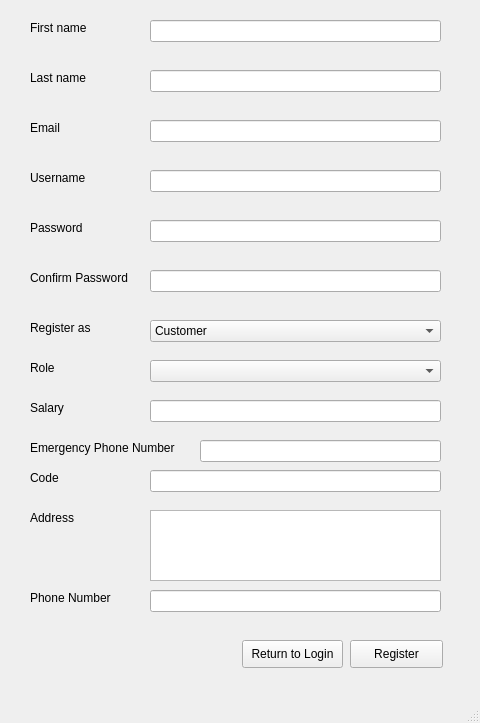
<?xml version="1.0" encoding="UTF-8"?>
<ui version="4.0">
 <class>MainWindow</class>
 <widget class="QMainWindow" name="MainWindow">
  <property name="geometry">
   <rect>
    <x>0</x>
    <y>0</y>
    <width>480</width>
    <height>723</height>
   </rect>
  </property>
  <property name="windowTitle">
   <string>User Registration</string>
  </property>
  <widget class="QWidget" name="centralwidget">
   <widget class="QLabel" name="label">
    <property name="geometry">
     <rect>
      <x>30</x>
      <y>20</y>
      <width>71</width>
      <height>16</height>
     </rect>
    </property>
    <property name="text">
     <string>First name</string>
    </property>
   </widget>
   <widget class="QLineEdit" name="firstName">
    <property name="geometry">
     <rect>
      <x>150</x>
      <y>20</y>
      <width>291</width>
      <height>22</height>
     </rect>
    </property>
   </widget>
   <widget class="QLabel" name="label_2">
    <property name="geometry">
     <rect>
      <x>30</x>
      <y>70</y>
      <width>61</width>
      <height>16</height>
     </rect>
    </property>
    <property name="text">
     <string>Last name</string>
    </property>
   </widget>
   <widget class="QLineEdit" name="lastName">
    <property name="geometry">
     <rect>
      <x>150</x>
      <y>70</y>
      <width>291</width>
      <height>22</height>
     </rect>
    </property>
   </widget>
   <widget class="QLabel" name="label_3">
    <property name="geometry">
     <rect>
      <x>30</x>
      <y>120</y>
      <width>55</width>
      <height>16</height>
     </rect>
    </property>
    <property name="text">
     <string>Email</string>
    </property>
   </widget>
   <widget class="QLineEdit" name="emailAddress">
    <property name="geometry">
     <rect>
      <x>150</x>
      <y>120</y>
      <width>291</width>
      <height>22</height>
     </rect>
    </property>
   </widget>
   <widget class="QLabel" name="label_4">
    <property name="geometry">
     <rect>
      <x>30</x>
      <y>170</y>
      <width>71</width>
      <height>16</height>
     </rect>
    </property>
    <property name="text">
     <string>Username</string>
    </property>
   </widget>
   <widget class="QLineEdit" name="userName">
    <property name="geometry">
     <rect>
      <x>150</x>
      <y>170</y>
      <width>291</width>
      <height>22</height>
     </rect>
    </property>
   </widget>
   <widget class="QLabel" name="label_5">
    <property name="geometry">
     <rect>
      <x>30</x>
      <y>220</y>
      <width>55</width>
      <height>16</height>
     </rect>
    </property>
    <property name="text">
     <string>Password</string>
    </property>
   </widget>
   <widget class="QLineEdit" name="userPass">
    <property name="geometry">
     <rect>
      <x>150</x>
      <y>220</y>
      <width>291</width>
      <height>22</height>
     </rect>
    </property>
   </widget>
   <widget class="QLabel" name="label_6">
    <property name="geometry">
     <rect>
      <x>30</x>
      <y>270</y>
      <width>111</width>
      <height>16</height>
     </rect>
    </property>
    <property name="text">
     <string>Confirm Password</string>
    </property>
   </widget>
   <widget class="QLineEdit" name="passConfirm">
    <property name="geometry">
     <rect>
      <x>150</x>
      <y>270</y>
      <width>291</width>
      <height>22</height>
     </rect>
    </property>
   </widget>
   <widget class="QComboBox" name="roleSelect">
    <property name="geometry">
     <rect>
      <x>150</x>
      <y>320</y>
      <width>291</width>
      <height>22</height>
     </rect>
    </property>
    <item>
     <property name="text">
      <string>Customer</string>
     </property>
    </item>
    <item>
     <property name="text">
      <string>Staff</string>
     </property>
    </item>
   </widget>
   <widget class="QLabel" name="label_7">
    <property name="geometry">
     <rect>
      <x>30</x>
      <y>320</y>
      <width>81</width>
      <height>16</height>
     </rect>
    </property>
    <property name="text">
     <string>Register as</string>
    </property>
   </widget>
   <widget class="QPushButton" name="registerButton">
    <property name="geometry">
     <rect>
      <x>350</x>
      <y>640</y>
      <width>93</width>
      <height>28</height>
     </rect>
    </property>
    <property name="text">
     <string>Register</string>
    </property>
   </widget>
   <widget class="QPushButton" name="returnLoginButton">
    <property name="geometry">
     <rect>
      <x>242</x>
      <y>640</y>
      <width>101</width>
      <height>28</height>
     </rect>
    </property>
    <property name="text">
     <string>Return to Login</string>
    </property>
   </widget>
   <widget class="QLabel" name="label_8">
    <property name="geometry">
     <rect>
      <x>30</x>
      <y>510</y>
      <width>55</width>
      <height>16</height>
     </rect>
    </property>
    <property name="text">
     <string>Address</string>
    </property>
   </widget>
   <widget class="QTextEdit" name="addressBox">
    <property name="geometry">
     <rect>
      <x>150</x>
      <y>510</y>
      <width>291</width>
      <height>71</height>
     </rect>
    </property>
   </widget>
   <widget class="QLabel" name="label_9">
    <property name="geometry">
     <rect>
      <x>30</x>
      <y>590</y>
      <width>91</width>
      <height>16</height>
     </rect>
    </property>
    <property name="text">
     <string>Phone Number</string>
    </property>
   </widget>
   <widget class="QLineEdit" name="phoneLine">
    <property name="geometry">
     <rect>
      <x>150</x>
      <y>590</y>
      <width>291</width>
      <height>22</height>
     </rect>
    </property>
   </widget>
   <widget class="QComboBox" name="roleBox">
    <property name="geometry">
     <rect>
      <x>150</x>
      <y>360</y>
      <width>291</width>
      <height>22</height>
     </rect>
    </property>
   </widget>
   <widget class="QLabel" name="roleLabel">
    <property name="geometry">
     <rect>
      <x>30</x>
      <y>360</y>
      <width>81</width>
      <height>16</height>
     </rect>
    </property>
    <property name="text">
     <string>Role</string>
    </property>
   </widget>
   <widget class="QLineEdit" name="salaryLine">
    <property name="geometry">
     <rect>
      <x>150</x>
      <y>400</y>
      <width>291</width>
      <height>22</height>
     </rect>
    </property>
   </widget>
   <widget class="QLabel" name="salaryLabel">
    <property name="geometry">
     <rect>
      <x>30</x>
      <y>400</y>
      <width>111</width>
      <height>16</height>
     </rect>
    </property>
    <property name="text">
     <string>Salary</string>
    </property>
   </widget>
   <widget class="QLineEdit" name="phoneLine_2">
    <property name="geometry">
     <rect>
      <x>200</x>
      <y>440</y>
      <width>241</width>
      <height>22</height>
     </rect>
    </property>
    <property name="text">
     <string/>
    </property>
   </widget>
   <widget class="QLabel" name="label_10">
    <property name="geometry">
     <rect>
      <x>30</x>
      <y>440</y>
      <width>151</width>
      <height>16</height>
     </rect>
    </property>
    <property name="text">
     <string>Emergency Phone Number</string>
    </property>
   </widget>
   <widget class="QLineEdit" name="salaryLine_2">
    <property name="geometry">
     <rect>
      <x>150</x>
      <y>470</y>
      <width>291</width>
      <height>22</height>
     </rect>
    </property>
   </widget>
   <widget class="QLabel" name="salaryLabel_2">
    <property name="geometry">
     <rect>
      <x>30</x>
      <y>470</y>
      <width>111</width>
      <height>16</height>
     </rect>
    </property>
    <property name="text">
     <string>Code</string>
    </property>
   </widget>
  </widget>
  <widget class="QMenuBar" name="menubar">
   <property name="geometry">
    <rect>
     <x>0</x>
     <y>0</y>
     <width>480</width>
     <height>26</height>
    </rect>
   </property>
  </widget>
  <widget class="QStatusBar" name="statusbar"/>
 </widget>
 <resources/>
 <connections/>
</ui>
